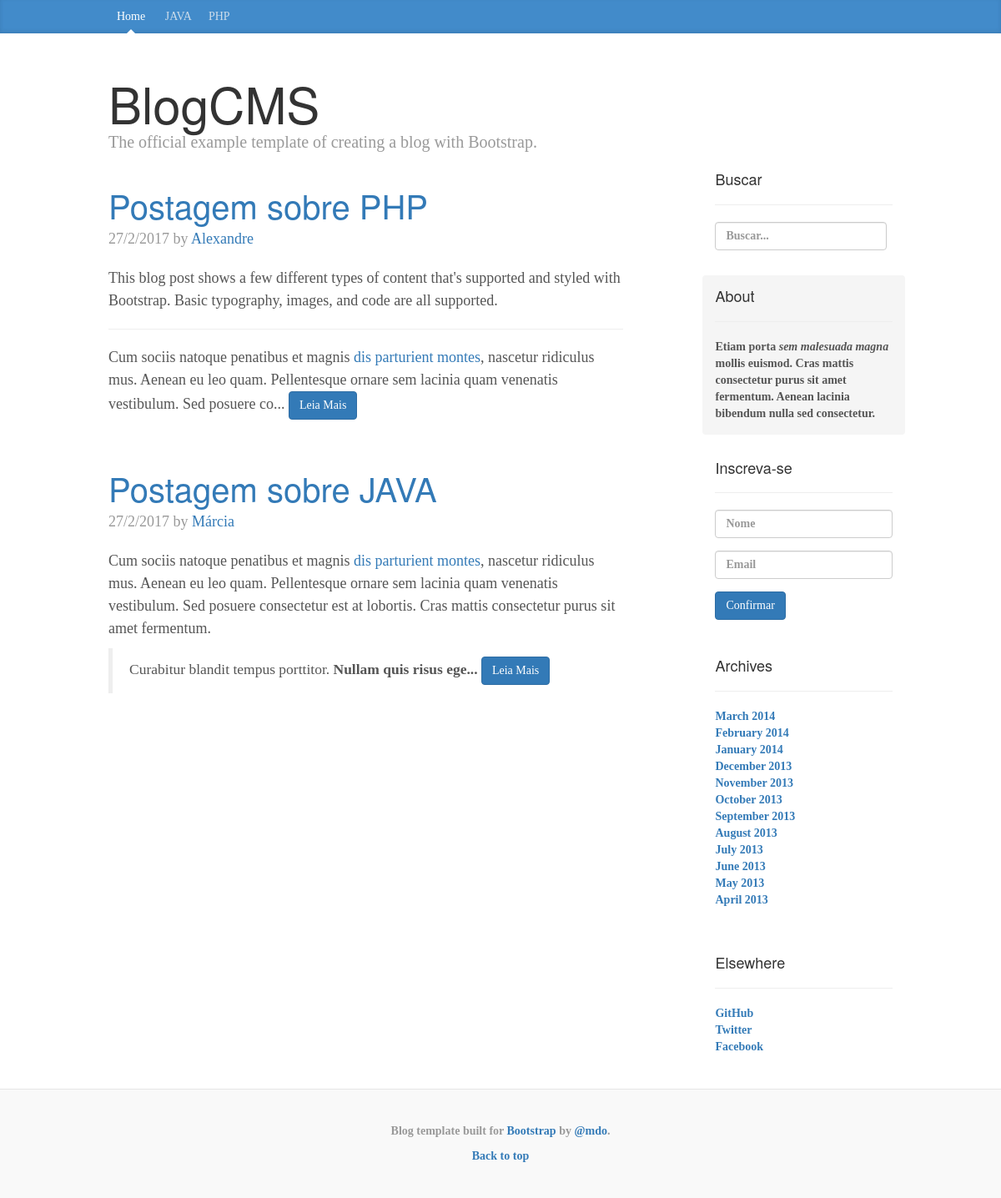
The page / on the database its author committed.
### tables this page shows
CREATE TABLE `categorias` (
  `id` int(11) NOT NULL,
  `texto` varchar(100) NOT NULL
);

CREATE TABLE `postagens` (
  `id` int(11) NOT NULL,
  `titulo` varchar(200) NOT NULL,
  `categoria` int(11) NOT NULL,
  `data` varchar(100) NOT NULL,
  `corpo` longtext NOT NULL,
  `autor` varchar(100) NOT NULL,
  `palavras` varchar(200) NOT NULL
);

### index.php (the view)
<?php include("includes/header.php");
  if(isset($_GET['categoria'])) {
    $categoria = mysqli_real_escape_string($db , $_GET['categoria']);
    $query = "SELECT * FROM postagens WHERE categoria='$categoria'";
  }else {
    $query = "SELECT * FROM postagens";
  }
  $postagens = $db->query($query);
?>
      <div class="blog-header">
        <h1 class="blog-title">BlogCMS</h1>
        <p class="lead blog-description">The official example template of creating a blog with Bootstrap.</p>
      </div>
        <?php if($postagens->num_rows > 0) {
          while ($row = $postagens->fetch_assoc()) {
        ?>
          <div class="blog-post">
            <h2 class="blog-post-title"><a href="single.php?postagem=<?php echo $row['id'] ?>"><?php echo $row['titulo']; ?></a></h2>
            <p class="blog-post-meta"><?php echo $row['data']; ?> by <a href="#"><?php echo $row['autor']; ?></a></p>
            <?php
              $corpo = $row['corpo'];
              echo substr($corpo, 0 , 400) . "...";
            ?>
            <a href="<?php echo $row['id'] ?>" class="btn btn-primary">Leia Mais</a>
          </div>
        <?php } } ?>
        </div>
<?php include("includes/sidebar.php");?>
<?php include("includes/footer.php");?>

### includes/header.php (shortened to what this page needs)
<?php
	include("includes/db.php");
  $query = "SELECT * FROM categorias";
  $categorias = $db->query($query);
?>
<!DOCTYPE html>
<html lang="en">
  <head>
    <link href="css/bootstrap.css" rel="stylesheet">
    <link href="css/blog.css" rel="stylesheet">
  </head>
  <body>
    <div class="blog-masthead">
      <div class="container">
        <nav class="blog-nav">
          <?php if(isset($_GET['categoria'])) { ?>
          <a class="blog-nav-item" href="index.php">Home</a>
          <?php }else { ?>
          <a class="blog-nav-item active" href="index.php">Home</a>
          <?php } ?>
          <?php
          if($categorias->num_rows > 0) {
            while ($row = $categorias->fetch_assoc()) {
              if(isset($_GET['categoria']) && $row['id'] == $_GET['categoria']) { ?>
          <a class="blog-nav-item active" href="index.php?categoria=<?php echo $row['id']; ?>"><?php echo $row['texto']?></a>
          <?php }else echo "<a class='blog-nav-item' href='index.php?categoria=$row[id]'>$row[texto]</a>";
            }
          } ?>
        </nav>
      </div>
    </div>
    <div class="container">
      <div class="row">
        <div class="col-sm-8 blog-main">

### includes/sidebar.php
     <div class="col-sm-3 col-sm-offset-1 blog-sidebar" style="margin-top: 150px;">
       <div class="sidebar-module">
         <h4>Buscar</h4>
         <hr>
<form method="get" action="results.php" class="form-inline">
  <div class="form-group">
    <input type="text" name="search" class="form-control" id="exampleInputName2" placeholder="Buscar...">
  </div>
</form>
       </div>
       <div class="sidebar-module sidebar-module-inset">
         <h4>About</h4>
         <hr>
         <p>Etiam porta <em>sem malesuada magna</em> mollis euismod. Cras mattis consectetur purus sit amet fermentum. Aenean lacinia bibendum nulla sed consectetur.</p>
       </div>
       <div class="sidebar-module">
         <h4>Inscreva-se</h4>
         <hr>
<form method="post">
  <div class="form-group">
    <input type="text" name="nome" class="form-control" id="exampleInputEmail1" placeholder="Nome">
  </div>
  <div class="form-group">
    <input type="email" name="email" class="form-control" id="exampleInputEmail1" placeholder="Email">
  </div>
  <button type="submit" class="btn btn-primary">Confirmar</button>
</form>
       </div>
       <div class="sidebar-module">
         <h4>Archives</h4>
         <hr>
         <ol class="list-unstyled">
           <li><a href="#">March 2014</a></li>
           <li><a href="#">February 2014</a></li>
           <li><a href="#">January 2014</a></li>
           <li><a href="#">December 2013</a></li>
           <li><a href="#">November 2013</a></li>
           <li><a href="#">October 2013</a></li>
           <li><a href="#">September 2013</a></li>
           <li><a href="#">August 2013</a></li>
           <li><a href="#">July 2013</a></li>
           <li><a href="#">June 2013</a></li>
           <li><a href="#">May 2013</a></li>
           <li><a href="#">April 2013</a></li>
         </ol>
       </div>
       <div class="sidebar-module">
         <h4>Elsewhere</h4>
         <hr>
         <ol class="list-unstyled">
           <li><a href="#">GitHub</a></li>
           <li><a href="#">Twitter</a></li>
           <li><a href="#">Facebook</a></li>
         </ol>
       </div>
     </div>

### includes/footer.php (shortened to what this page needs)
      </div>
    </div>
    <footer class="blog-footer">
      <p>Blog template built for <a href="http://getbootstrap.com">Bootstrap</a> by <a href="https://twitter.com/mdo">@mdo</a>.</p>
      <p>
        <a href="#">Back to top</a>
      </p>
    </footer>
  </body>
</html>

### css/blog.css (style rules this page uses)
body { font-family: Georgia, "Times New Roman", Times, serif; color: #555; }
h1, .h1, h2, .h2, h3, .h3, h4, .h4, h5, .h5, h6, .h6 { margin-top: 0; font-family: "Helvetica Neue", Helvetica, Arial, sans-serif; font-weight: normal; color: #333; }
@media (min-width: 1200px) { .container { width: 970px; } }
.blog-masthead { background-color: #428bca; -webkit-box-shadow: inset 0 -2px 5px rgba(0,0,0,.1); box-shadow: inset 0 -2px 5px rgba(0,0,0,.1); }
.blog-nav-item { position: relative; display: inline-block; padding: 10px; font-weight: 500; color: #cdddeb; }
.blog-nav .active { color: #fff; }
.blog-nav .active:after { position: absolute; bottom: 0; left: 50%; width: 0; height: 0; margin-left: -5px; vertical-align: middle; content: " "; border-right: 5px solid transparent; border-bottom: 5px solid; border-left: 5px solid transparent; }
.blog-header { padding-top: 20px; padding-bottom: 20px; }
.blog-title { margin-top: 30px; margin-bottom: 0; font-size: 60px; font-weight: normal; }
.blog-description { font-size: 20px; color: #999; }
.blog-main { font-size: 18px; line-height: 1.5; }
.sidebar-module { padding: 15px; margin: 0 -15px 15px; }
.sidebar-module-inset { padding: 15px; background-color: #f5f5f5; border-radius: 4px; }
.sidebar-module-inset p:last-child, .sidebar-module-inset ul:last-child, .sidebar-module-inset ol:last-child { margin-bottom: 0; }
.blog-post { margin-bottom: 60px; }
.blog-post-title { margin-bottom: 5px; font-size: 40px; }
.blog-post-meta { margin-bottom: 20px; color: #999; }
.blog-footer { padding: 40px 0; color: #999; text-align: center; background-color: #f9f9f9; border-top: 1px solid #e5e5e5; }
.blog-footer p:last-child { margin-bottom: 0; }

### rows shown on the page
categorias: texto "JAVA"
categorias: texto "PHP"
postagens: titulo "Postagem sobre PHP", data "27/2/2017", autor "Alexandre", corpo "This blog post shows a few different types of content that's supported and styled with Bootstrap. Basic typography, images, and code are all supported. Cum sociis natoque penatibus et magnis dis parturient montes , nascetur ridiculus mus. Aenean eu leo quam. Pellentesque ornare sem lacinia quam venenatis vestibulum. Sed posuere co"
postagens: titulo "Postagem sobre JAVA", data "27/2/2017", autor "Márcia", corpo "Cum sociis natoque penatibus et magnis dis parturient montes , nascetur ridiculus mus. Aenean eu leo quam. Pellentesque ornare sem lacinia quam venenatis vestibulum. Sed posuere consectetur est at lobortis. Cras mattis consectetur purus sit amet fermentum. Curabitur blandit tempus porttitor. Nullam quis risus ege"
